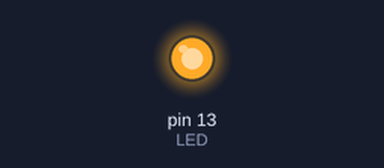
Simulated run of this sketch. Board: Arduino Uno, built with avr-gcc and run on an emulated ATmega328P. On the bench: output pins drawn as LEDs (lit = HIGH).

Above: at 0.05 s.
Timing chart, 0 to 3.0 s (numbered marks = the images above):
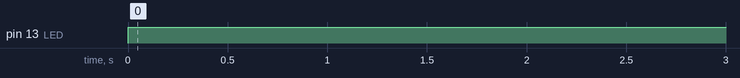

Measured:
- by itself, pin 13 (LED): repeats every 0.20 s: LOW 0.10 s, HIGH 0.10 s, until it stays HIGH from 111.0 s

The sketch:

Variables_char.ino
```cpp
/* FECHA:03/04/2020
 * AUTOR: Elías Montenegro Ramos
 * DESCRIPCIÓN DEL PROGRAMA: creación de variables int, con las opreaciones matematicas basicas +,-,*,/
 * verificación con un led en el Arduno, haciendo el seguimiento de la varible X el resultado es 2 por
 * lo cual se ejecuta la primera parte del if de lo contrario se ejecuta el else.
*/

 // Definición de variables

char LETRA = 'A';
int LED = 13;  // El LED esta conectado en el pin 13 de la placa.

void setup()
//Configuración de los puertos entrada o salida in out
{
      pinMode (LED, OUTPUT);
}

void loop()
// Cuerpo del programa ciclo de repetición
 {
    // put your main code here, to run repeatedly:

    LETRA  = LETRA+1;

    if (LETRA == 'B') // Tambien puede ser el asccii de la letra en decimal 66 enciende el LED un minuto
    {
     digitalWrite (LED, HIGH); //Enciende el LED
     delay (60000);
    }
    else
    {
     digitalWrite (LED, HIGH); //Enciende el LED
     delay (100);
     digitalWrite (LED, LOW); //Apaga el LED
     delay (100);
    }
 }
```
